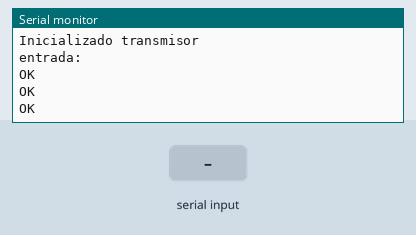
Recording of a sketch running on a simulated ESP32. Shown: the last lines printed to the serial monitor. The test bench sets the inputs (shaded band). The modem accepts every AT command (registered, SIM ready, sends succeed) and sends nothing else.

Above: at 4.7 s.
4.8 s: "1" received over the second serial link
At 6.2 s:
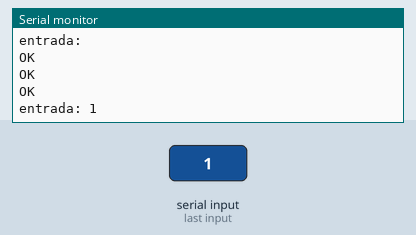
6.3 s: "0" received over the second serial link
At 7.7 s:
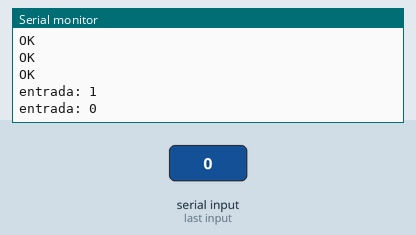
7.8 s: "2" received over the second serial link
At 10.1 s:
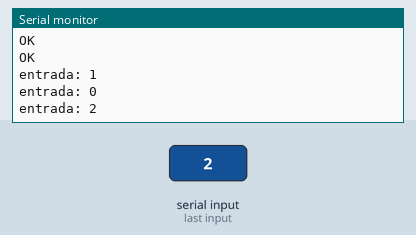

Measured:
- after the input at 4.8 s, the serial monitor: prints a new line after 1.0 s (image 1)
- after the input at 6.3 s, the serial monitor: prints a new line after 1.0 s (image 2)
- after the input at 7.8 s, the serial monitor: prints a new line after 1.0 s (image 3)

The sketch:

RYLR_TX.ino
```cpp
String lora_band = "915000000";
String lora_networkid = "18";
String lora_address = "1";
String lora_RX_address = "2";

String textoEntrada;
int count = 0;

void setup() {
  Serial2.begin(115200, SERIAL_8N1, 16, 17);
  Serial.begin(115200);

  delay(1500);
  Serial2.println("AT+BAND=" + lora_band);
  delay(500);
  Serial2.println("AT+NETWORKID=" + lora_networkid);
  delay(500);
  Serial2.println("AT+ADDRESS=" + lora_address);
  delay(1000);
  Serial.println("Inicializado transmisor");
}

void loop() {
  delay(50);
  count = count + 1;

  if(count >= 400){
    Serial2.println("AT+SEND="+lora_RX_address+",4,PING" );
    Serial.println("sent");
    count = 0;
  }

  if(Serial2.available()){
    textoEntrada = Serial2.readString();
    Serial.println("entrada: " + textoEntrada);
  }

}
```
